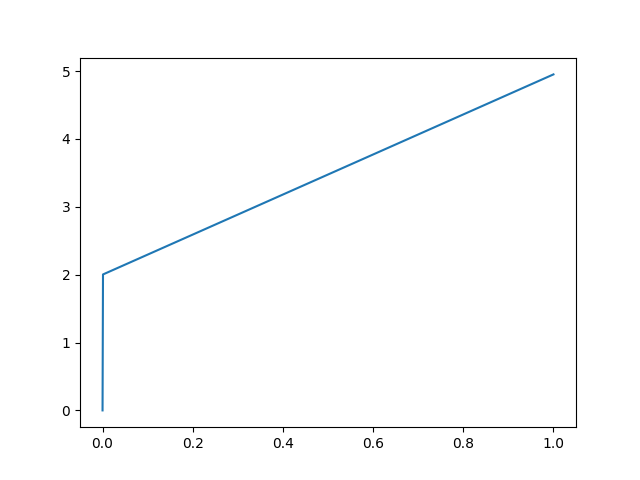

Python code for this plot:
import matplotlib.pyplot as plt
import numpy as np

MAX_DAC_OUT = 4096.0
MAX_GPIO_OUT = 3.3
AMPLIFICATOR_GAIN = 1.5
MAX_OPAMP_OUT = MAX_GPIO_OUT *AMPLIFICATOR_GAIN
MIN_OPAMP_OUT = 2.0

def dac_pump_set_duty_cycle(duty_cycle):
    voltage = 0
    analog_volt = 0
    if duty_cycle != 0:
        voltage = duty_cycle * (MAX_OPAMP_OUT - MIN_OPAMP_OUT) + MIN_OPAMP_OUT
    analog_volt = ((voltage * MAX_DAC_OUT) / (MAX_OPAMP_OUT))
    return voltage

xs = np.linspace(0, 1, 1000)
ys = [dac_pump_set_duty_cycle(x) for x in xs]
plt.plot(xs, ys)
plt.savefig("dac_pump.png")
